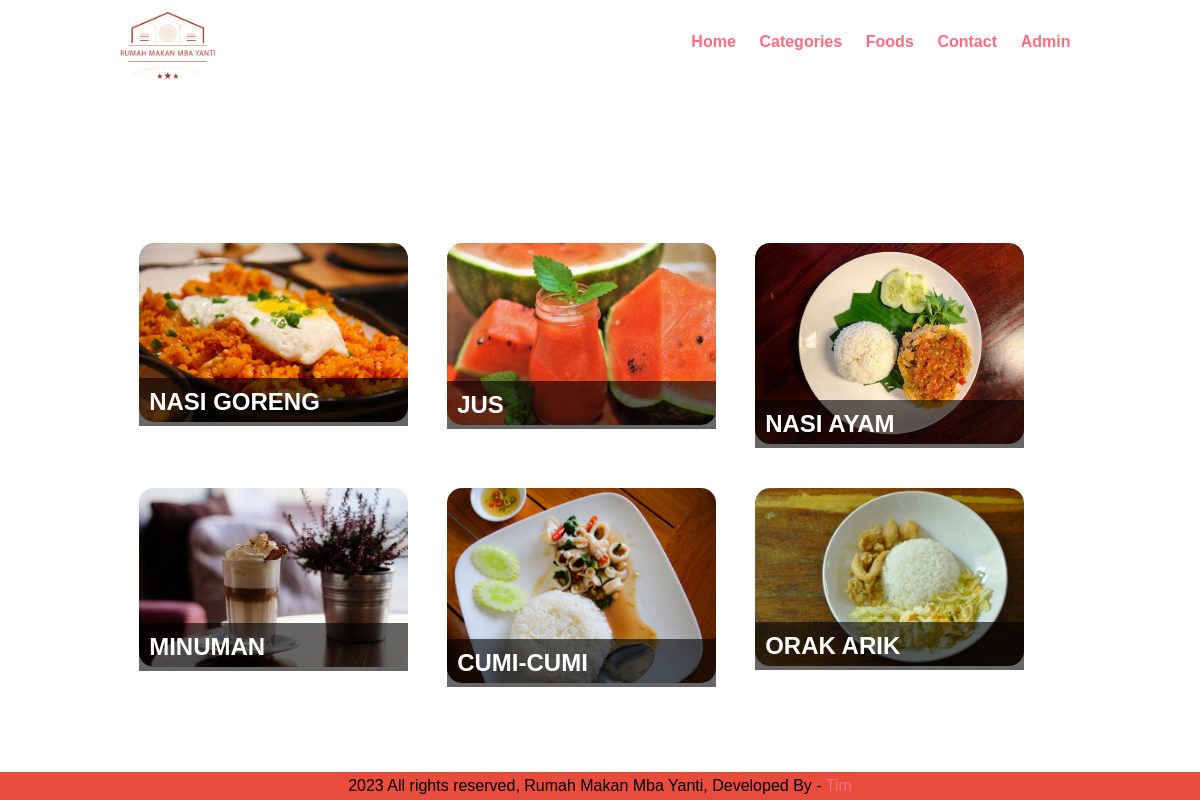
/categories.php, run on the app's committed database.
### tables this page shows
CREATE TABLE `tbl_category` (
  `id` int(11) NOT NULL,
  `title` varchar(100) NOT NULL,
  `image_name` varchar(255) NOT NULL,
  `featured` varchar(10) NOT NULL,
  `active` varchar(10) NOT NULL
);

### categories.php (the view, shortened to what this page needs)
<?php include('partials-front/menu.php'); ?>
<link rel="stylesheet" href="userstyle.css">
<section class="categories">
    <div class="container">
        <h2 class="text-center">Explore Foods</h2>
        <?php
        $sql = "SELECT * FROM tbl_category WHERE active='Yes'";
        $res = mysqli_query($conn, $sql);
        $count = mysqli_num_rows($res);
        if($count>0)
        {
            while($row=mysqli_fetch_assoc($res))
            {
                $id = $row['id'];
                $title = $row['title'];
                $image_name = $row['image_name'];
                ?>
                <a href="<?php echo SITEURL; ?>category-foods.php?category_id=<?php echo $id; ?>">
                    <div class="box-3 float-container">
                    <?php
                    if($image_name=="")
                    {
                        echo "<div class='error'>Image is not available</div>";
                    }
                    else
                    {
                        ?>
                        <img src="<?php echo SITEURL; ?>images/category/<?php echo $image_name; ?>" alt="" class="img-responsive img-curve">
                        <?php
                    }
                    ?>
                    <h3 class="float-text text-white"><?php echo $title; ?></h3>
                    </div>
                </a>
                <?php
            }
        }
        else
        {
            echo "<div class='error'>Categories not added</div>";
        }
        ?>
    </div>
</section>
<?php include('partials-front/footer.php'); ?>

### partials-front/menu.php (shortened to what this page needs)
<!DOCTYPE html>
<html lang="en">
<head>
    <link rel="stylesheet" href="css/style.css">
</head>
<body>
    <section class="navbar">
        <div class="container">
            <div class="logo">
                <a href="<?php echo SITEURL; ?>" title="Logo">
                    <img src="images/LOGO.png" alt="Restaurant Logo" class="img-responsive">
                </a>
            </div>
            <div class="menu text-right">
                <ul>
                    <li>
                        <a href="<?php echo SITEURL; ?>">Home</a>
                    </li>
                    <li>
                        <a href="<?php echo SITEURL; ?>categories.php">Categories</a>
                    </li>
                    <li>
                        <a href="<?php echo SITEURL; ?>foods.php">Foods</a>
                    </li>
                    <li>
                        <a href="<?php echo SITEURL; ?>contact.php">Contact</a>
                    </li>
                    <li>
                        <a href="<?php echo SITEURL; ?>admin/login-page.php">Admin</a>
                    </li>
                </ul>
            </div>
        </div>
    </section>

### partials-front/footer.php
    <div class = "footer">
        <div class = "wrapper">
            <p class = "text-center"> 2023 All rights reserved, Rumah Makan Mba Yanti, Developed By - <a href="#">Tim</a> </p>
    </div>
</div>
</body>
</html>

### css/style.css (style rules this page uses)
* { margin: 0 0; padding: 0 0; font-family: Arial, Helvetica, sans-serif; }
.container { width: 80%; margin: 0 auto; padding: 1%; }
.img-responsive { width: 100%; }
.img-curve { border-radius: 15px; }
.text-right { text-align: right; }
.text-center { text-align: center; }
.text-white { color: white; }
a { color: #ff6b81; text-decoration: none; }
h2 { color: #ffffff; font-size: 2rem; margin-bottom: 2%; }
h3 { font-size: 1.5rem; }
.float-container { position: relative; }
.float-text { position: absolute; bottom: 50px; left: 40%; }
.logo { width: 10%; float: left; }
.menu { line-height: 60px; }
.menu ul { list-style-type: none; }
.menu ul li { display: inline; padding: 1%; font-weight: bold; }
.categories { padding: 4% 0; }
.box-3 { width: 28%; float: left; margin: 2%; }

### userstyle.css (style rules this page uses)
.categories { padding: 50px 0; }
.categories h2 { margin-bottom: 30px; }
.box-3 { position: relative; overflow: hidden; }
.box-3 img { width: 100%; height: auto; transition: transform 0.5s; }
.float-container { float: left; margin-right: 20px; margin-bottom: 20px; position: relative; overflow: hidden; }
.float-text { position: absolute; bottom: 0; left: 0; background-color: rgba(0, 0, 0, 0.6); color: #fff; padding: 10px; width: 100%; transition: opacity 0.3s; }
.wrapper { max-width: 800px; margin: 0 auto; }
ul { list-style-type: none; padding-left: 0; }
li { margin-bottom: 10px; }
.footer { position: fixed; left: 0; bottom: 0; width: 100%; background-color: #e74c3c; padding: 5px 0; text-align: center; }

### data on the page
tbl_category: image_name (picture), title "NASI GORENG"
tbl_category: image_name (picture), title "JUS"
tbl_category: image_name (picture), title "NASI AYAM"
tbl_category: image_name (picture), title "MINUMAN"
tbl_category: image_name (picture), title "CUMI-CUMI"
tbl_category: image_name (picture), title "ORAK ARIK"
